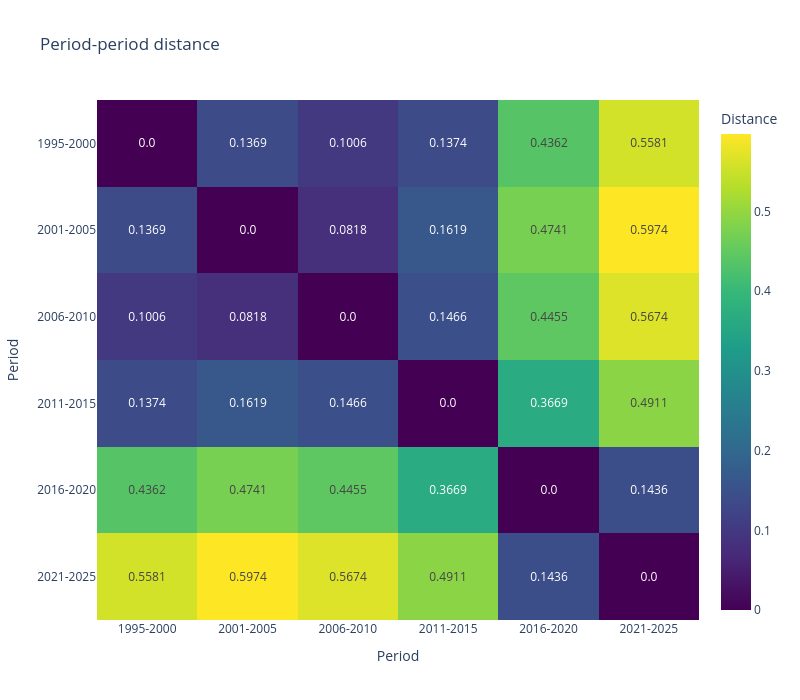

Source (notebook cell):
### Markdown cell above
## Compute period x period distance matrix

### Code cell
period_period_dist_df = compute_period_period_dist(
    sfiller_df=construction_df,
    period_col="subfolder",
    # slot_col='', # Required when the data contains multiple slot/feature types, otherwise set to None.
    min_freq=1,
    measure="tvd",
    mode="data_only",
    weighting=False,
    k=1,
)

fig = plot_period_period_dist(period_period_dist_df)
fig.show()

### Figure 1 — Plotly figure (JSON) as saved in the notebook; plotly's stock layout.template omitted (floating-point values rounded to 4 significant figures)
{"data": [{"colorbar": {"title": {"text": "Distance"}}, "colorscale": [[0, "#440154"], [0.1111, "#482878"], [0.2222, "#3e4989"], [0.3333, "#31688e"], [0.4444, "#26828e"], [0.5556, "#1f9e89"], [0.6667, "#35b779"], [0.7778, "#6ece58"], [0.8889, "#b5de2b"], [1, "#fde725"]], "hovertemplate": "Period 1: %{y}<br>Period 2: %{x}<br>Distance: %{z:.6f}<extra></extra>", "text": [["0.0", "0.1369", "0.1006", "0.1374", "0.4362", "0.5581"], ["0.1369", "0.0", "0.0818", "0.1619", "0.4741", "0.5974"], ["0.1006", "0.0818", "0.0", "0.1466", "0.4455", "0.5674"], ["0.1374", "0.1619", "0.1466", "0.0", "0.3669", "0.4911"], ["0.4362", "0.4741", "0.4455", "0.3669", "0.0", "0.1436"], ["0.5581", "0.5974", "0.5674", "0.4911", "0.1436", "0.0"]], "texttemplate": "%{text}", "type": "heatmap", "x": ["1995-2000", "2001-2005", "2006-2010", "2011-2015", "2016-2020", "2021-2025"], "y": ["1995-2000", "2001-2005", "2006-2010", "2011-2015", "2016-2020", "2021-2025"], "z": [[0.0, 0.1369, 0.1006, 0.1374, 0.4362, 0.5581], [0.1369, 0.0, 0.08182, 0.1619, 0.4741, 0.5974], [0.1006, 0.08182, 0.0, 0.1466, 0.4455, 0.5674], [0.1374, 0.1619, 0.1466, 0.0, 0.3669, 0.4911], [0.4362, 0.4741, 0.4455, 0.3669, 0.0, 0.1436], [0.5581, 0.5974, 0.5674, 0.4911, 0.1436, 0.0]], "zmin": 0}], "layout": {"height": 700, "title": {"text": "Period-period distance"}, "width": 800, "xaxis": {"title": {"text": "Period"}}, "yaxis": {"autorange": "reversed", "title": {"text": "Period"}}}}
